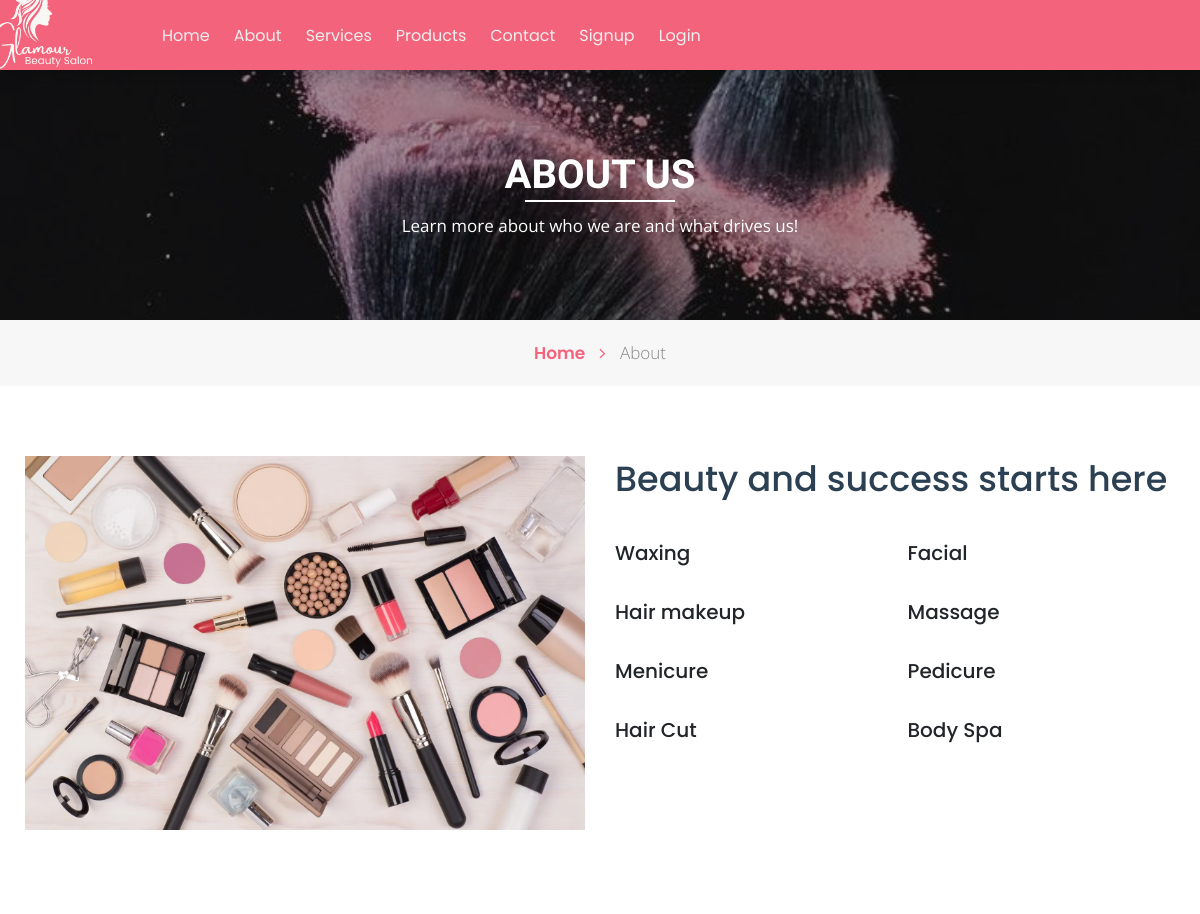
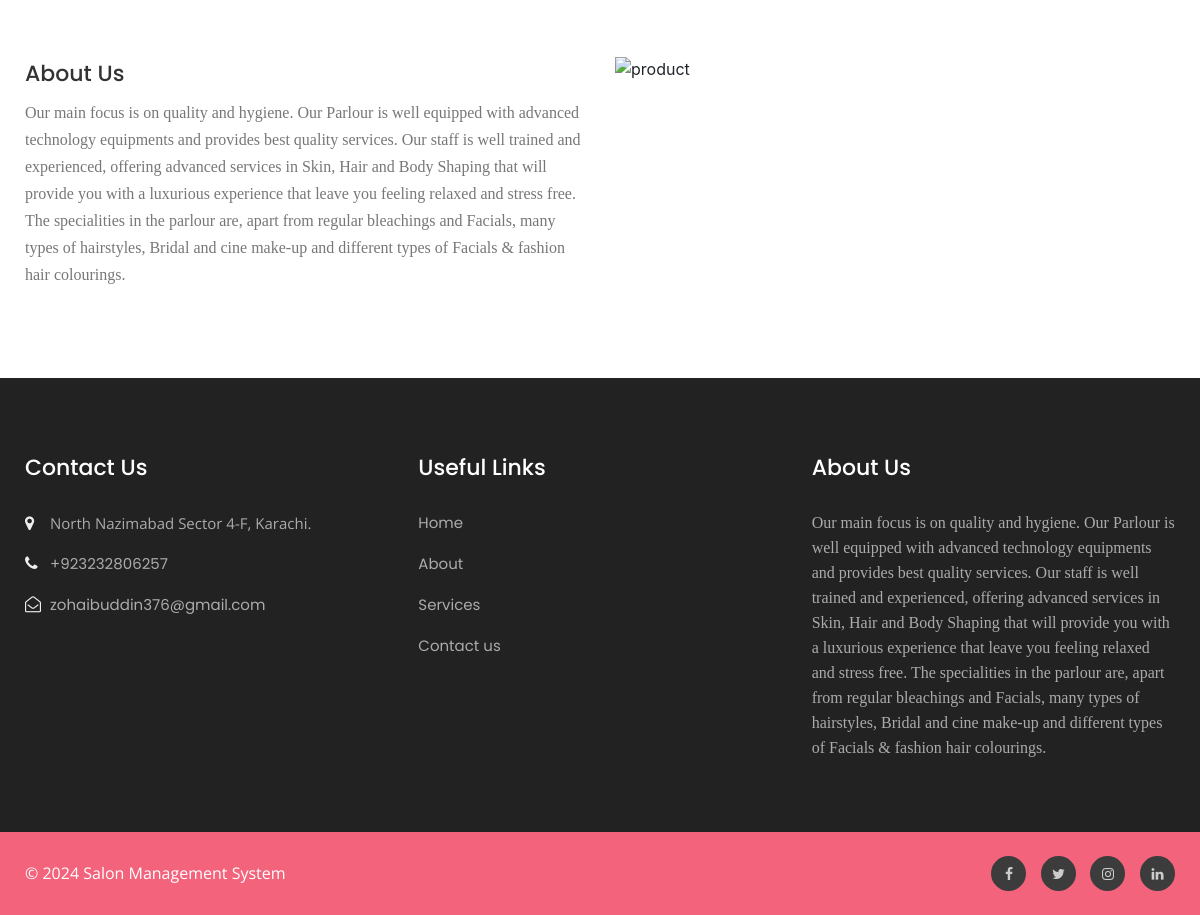
The page /bpms/about.php on the database its author committed (2 pictures, top to bottom).
### tables this page shows
CREATE TABLE `tblpage` (
  `ID` int(10) NOT NULL,
  `PageType` varchar(200) DEFAULT NULL,
  `PageTitle` mediumtext DEFAULT NULL,
  `PageDescription` mediumtext DEFAULT NULL,
  `Email` varchar(200) DEFAULT NULL,
  `MobileNumber` bigint(10) DEFAULT NULL,
  `UpdationDate` date DEFAULT NULL,
  `Timing` varchar(200) NOT NULL
);

### bpms/about.php (the view, shortened to what this page needs)
<!doctype html>
<html lang="en">
  <head>
    <?php require('includes/links.php') ?>
  </head>
  <body id="home">
<?php include_once('includes/header.php');?>
    <section class="w3l-inner-banner-main">
        <div class="about-inner about ">
            <div class="container">
                <div class="main-titles-head text-center">
                <h3 class="header-name ">  About Us  </h3>
                <div class="h-line bg-white"></div>
            <p class="tiltle-para ">Learn more about who we are and what drives us!</p>
            </div>
</div>
   </div>
   <div class="breadcrumbs-sub">
   <div class="container">
    <ul class="breadcrumbs-custom-path">
        <li class="right-side propClone"><a href="index.php" class="">Home <span class="fa fa-angle-right" aria-hidden="true"></span></a> <p></li>
        <li class="active ">About</li>
    </ul>
</div>
</div>
    </section>
<section class="w3l-content-with-photo-4"  id="about">
    <div class="content-with-photo4-block ">
        <div class="container">
            <div class="cwp4-two row">
            <div class="cwp4-image col-xl-6">
                <img src="assets/images/abt1.webp" alt="product" class="img-responsive about-me">
            </div>
                <div class="cwp4-text col-xl-6 ">
                    <div class="posivtion-grid">
                    <h3 class="">Beauty and success starts here</h3>
                    <div class="hair-two-colums">
                        <div class="hair-left">
<h5>
    Waxing</h5>
</div>
                        <div class="hair-left">
                            <h5>Facial</h5>
                        </div>
                            <div class="hair-left">
                                                        <h5>Hair makeup</h5>
                                                    </div>
                                                                                <div class="hair-left">
                                                                                    <h5>Massage</h5>
                                                                                </div>
                                                                                 <div class="hair-left">
                                                                                    <h5>Menicure</h5>
                                                                                </div>
   <div class="hair-left">
                                                                                    <h5>Pedicure</h5>
                                                                                </div>
                                                                                   <div class="hair-left">
                                                                                    <h5>Hair Cut</h5>
                                                                                </div>
                                                                                   <div class="hair-left">
                                                                                    <h5>Body Spa</h5>
                                                                                </div>
                </div>
            </div>
        </div>
        </div>
    </div>
</div>
</section>
<section class="w3l-recent-work">
	<div class="jst-two-col">
		<div class="container">
<div class="row">
		<div class="my-bio col-lg-6">
	<div class="hair-make">
		<?php
$ret=mysqli_query($con,"select * from tblpage where PageType='aboutus' ");
while ($row=mysqli_fetch_array($ret)) {
?>
		<h5><a href="blog.php"><?php  echo $row['PageTitle'];?></a></h5>
		<p class="para mt-2"><?php  echo $row['PageDescription'];?></p><?php } ?>
	</div>
	</div>
	<div class="col-lg-6 ">
		<img src="assets/images/abt2.png" alt="product" class="img-responsive about-me">
	</div>
</div>
		</div>
	</div>
</section>
<?php include_once('includes/footer.php');?>
</body>
</html>

### bpms/includes/footer.php (shortened to what this page needs)
<section class="w3l-footer-29-main">
    <div class="footer-29 py-5">
      <div class="container py-lg-4">
        <div class="row footer-top-29">
          <div class="col-lg-4 col-md-6 col-sm-8 footer-list-29 footer-1">
            <h6 class="footer-title-29">Contact Us</h6>
            <ul>
              <?php
$ret=mysqli_query($con,"select * from tblpage where PageType='contactus' ");
while ($row=mysqli_fetch_array($ret)) {
?>
              <li>
                <span class="fa fa-map-marker"></span> <p><?php  echo $row['PageDescription'];?>.</p>
              </li>
              <li><span class="fa fa-phone"></span><a href="tel:+92 3232806257"> +<?php  echo $row['MobileNumber'];?></a></li>
              <li><span class="fa fa-envelope-open-o"></span><a href="mailto:zohaibuddin376@gmail.com" class="mail">
                  <?php  echo $row['Email'];?></a></li><?php } ?>
            </ul>
          </div>
          <div class="col-lg-4 col-md-6 col-sm-4 footer-list-29 footer-2 ">
            <ul>
              <h6 class="footer-title-29">Useful Links</h6>
              <li><a href="index.php">Home</a></li>
              <li><a href="about.php">About</a></li>
              <li><a href="services.php"> Services</a></li>
              <li><a href="contact.php">Contact us</a></li>
            </ul>
          </div>
          <div class="col-lg-4 col-md-6 col-sm-7 footer-list-29 footer-4">
            <?php
$ret=mysqli_query($con,"select * from tblpage where PageType='aboutus' ");
while ($row=mysqli_fetch_array($ret)) {
?>
            <h6 class="footer-title-29"><?php  echo $row['PageTitle'];?> </h6>
            <p><?php  echo $row['PageDescription'];?></p><?php } ?>
          </div>
        </div>
      </div>
    </div>
  </section>
  <section class="w3l-footer-29-main w3l-copyright">
    <div class="container">
      <div class="row bottom-copies">
        <p class="col-lg-8 copy-footer-29">© 2024  Salon Management System </p>
        <div class="col-lg-4 main-social-footer-29">
          <a href="https://www.facebook.com" target="_blank" class="facebook"><span class="fa fa-facebook"></span></a>
          <a href="https://www.twitter.com" target="_blank" class="twitter"><span class="fa fa-twitter"></span></a>
          <a href="https://www.instagram.com" target="_blank" class="instagram"><span class="fa fa-instagram"></span></a>
          <a href="https://www.linkedin.com" target="_blank" class="linkedin"><span class="fa fa-linkedin"></span></a>
        </div>
      </div>
    </div>
  </section>

### rows shown on the page
tblpage: PageTitle "About Us", PageDescription "Our main focus is on quality and hygiene. Our Parlour is well equipped with advanced technology equipments and provides best quality services. Our staff is well trained and experienced, offering advanced services in Skin, Hair and Body Shaping that will provide you with a luxurious experience that leave you feeling relaxed and stress free. The specialities in the parlour are, apart from regular bleachings and Facials, many types of hairstyles, Bridal and cine make-up and different types of Facials & fashion hair colourings."
tblpage: PageDescription "North Nazimabad Sector 4-F, Karachi", MobileNumber "923232806257", Email "zohaibuddin376@gmail.com"
